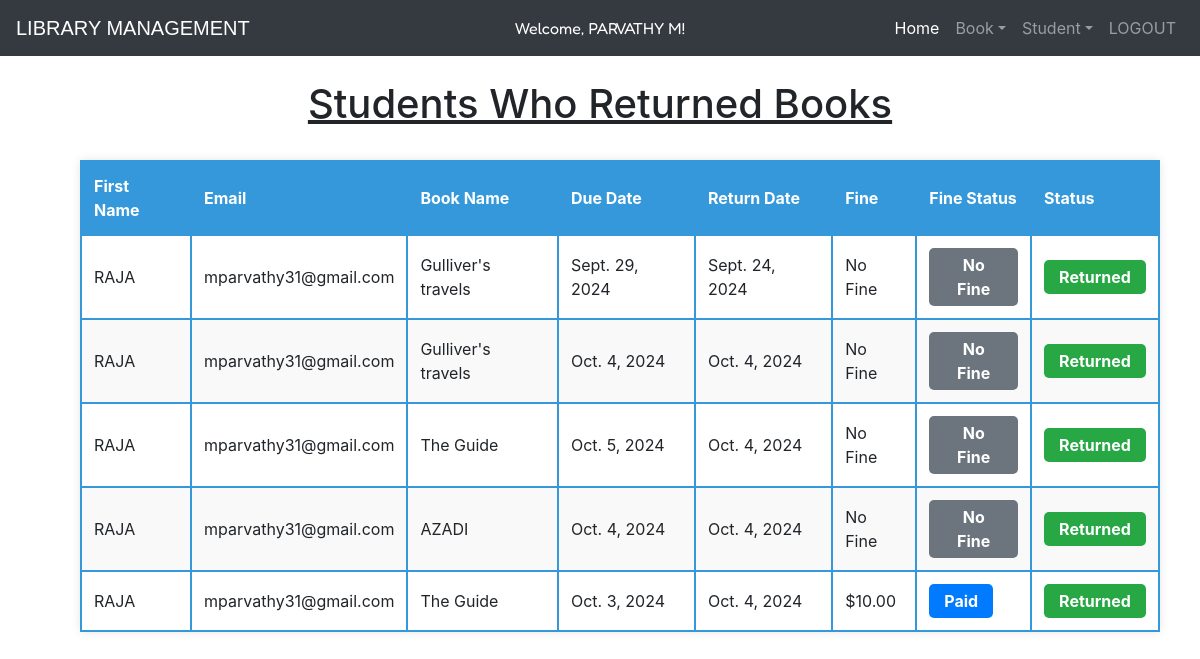
The page /students-returned-books/ (signed in) on the database its author committed.
### app/models.py (models this page shows, shortened)
class customuser(AbstractUser):
    phone = models.CharField(max_length=15, blank=True, null=True)
    is_admin = models.BooleanField(default=False)
    is_user = models.BooleanField(default=False)
    branch = models.CharField(max_length=100, blank=True)  # Make sure this field exists
    enrollment = models.CharField(max_length=15, blank=True, null=True)

class Book(models.Model):
    catchoice= [
        ('education', 'Education'),
        ('entertainment', 'Entertainment'),
        ('comics', 'Comics'),
        ('biography', 'Biography'),
        ('history', 'History'),
        ('novel', 'Novel'),
        ('fantasy', 'Fantasy'),
        ('thriller', 'Thriller'),
        ('romance', 'Romance'),
        ('scifi','Sci-Fi')
        ]
    name=models.CharField(max_length=30)
    isbn=models.PositiveIntegerField()
    author=models.CharField(max_length=40)
    price = models.DecimalField(max_digits=10, decimal_places=2)
    category=models.CharField(max_length=30,choices=catchoice,default='education')
    cover = models.ImageField(upload_to='app/cover', null=True, blank=True)
    issue_date = models.DateField(default=timezone.now)
    due_date = models.DateField(null=True, blank=True)
    is_active = models.BooleanField(default=True)
    is_sold = models.BooleanField(default=False)  # Add this field
    sold_to = models.ForeignKey(customuser, on_delete=models.SET_NULL, null=True, blank=True, related_name='purchased_books')
    is_issued= models.BooleanField(default=False)  # Add this field

class BookIssue(models.Model):
    student = models.ForeignKey(customuser, on_delete=models.CASCADE, limit_choices_to={'is_user': True})
    book = models.ForeignKey(Book, on_delete=models.CASCADE)
    issue_date = models.DateField(default=timezone.now)
    due_date = models.DateField(null=True, blank=True)
    return_date = models.DateField(null=True, blank=True)
    is_returned = models.BooleanField(default=False)  #
    is_active = models.BooleanField(default=True)
    order = models.ForeignKey(Order, on_delete=models.CASCADE, null=True, blank=True)  # Add this line
    fine = models.DecimalField(max_digits=5, decimal_places=2, default=0.00)  # Add this field
    is_sold = models.BooleanField(default=False)
    fine_paid = models.BooleanField(default=False)  # Add this field

### app/views.py (the view, shortened to what this page needs)
# urls.py: path('students-returned-books/', views.students_who_returned_books, name='students_who_returned_books'),
@user_passes_test(is_admin_user)
@login_required(login_url='adminlogin')
def students_who_returned_books(request):
    book_issues = BookIssue.objects.all()
    student_book_info = []
    for issue in book_issues:
        student_book_info.append({
            'student': issue.student,
            'book': issue.book,
            'due_date': issue.due_date,
            'return_date': issue.return_date if issue.is_returned else 'Not Returned',
            'status': 'Returned' if issue.is_returned else 'Not Returned',
            'fine': issue.fine,
            'fine_paid': issue.fine_paid,
            'issue_id': issue.id
        })
    return render(request, 'students_who_returned_books.html', {'student_book_info': student_book_info})

### app/views.py (called while the page is built)
def is_admin_user(user):
    return user.is_authenticated and user.is_admin

### templates/students_who_returned_books.html (shortened to what this page needs)
<!DOCTYPE html>
<html lang="en">
<head>
</head>
<body>
    {% include 'base2.html' %}
    <div class="content">
        <h1 style="margin-top: 80px; text-align: center; text-decoration: underline;">Students Who Returned Books</h1>
        <br>
        <table class="styled-table">
            <thead>
                <tr>
                    <th>First Name</th>
                    <th>Email</th>
                    <th>Book Name</th>
                    <th>Due Date</th>
                    <th>Return Date</th>
                    <th>Fine</th>
                    <th>Fine Status</th>
                    <th>Status</th>
                </tr>
            </thead>
            <tbody>
                {% for info in student_book_info %}
                    <tr>
                        <td>{{ info.student.first_name }}</td>
                        <td>{{ info.student.email }}</td>
                        <td>{{ info.book.name }}</td>
                        <td>{{ info.due_date }}</td>
                        <td>{{ info.return_date }}</td>
                        <td>
                            {% if info.fine > 0 %}
                                ${{ info.fine }}
                            {% else %}
                                No Fine
                            {% endif %}
                        </td>
                        <td>
                            {% if info.fine > 0 %}
                                <span class="status-button {% if info.fine_paid %}status-paid{% else %}status-unpaid{% endif %}">
                                    {% if info.fine_paid %}Paid{% else %}Unpaid{% endif %}
                                </span>
                            {% else %}
                                <span class="status-button status-no-fine">No Fine</span>
                            {% endif %}
                        </td>
                        <td>
                            <span class="status-button {% if info.status == 'Returned' %}status-returned{% else %}status-not-returned{% endif %}">
                                {{ info.status }}
                            </span>
                        </td>
                    </tr>
                {% empty %}
                    <tr>
                        <td colspan="8">No records found.</td>
                    </tr>
                {% endfor %}
            </tbody>
        </table>
    </div>
    <br><br><br><br><br>
</body>
</html>

### templates/base2.html (shortened to what this page needs)
<!DOCTYPE html>
{% load static %}
<html lang="en">
<head>
    <link rel="stylesheet" href="https://stackpath.bootstrapcdn.com/bootstrap/4.3.1/css/bootstrap.min.css">
    <link rel="stylesheet" href="https://maxcdn.bootstrapcdn.com/font-awesome/4.7.0/css/font-awesome.min.css">
</head>
<body>
<div class="bs-example">
    <nav class="navbar navbar-expand-md bg-dark navbar-dark fixed-top">
        <a href="/" class="navbar-brand">LIBRARY MANAGEMENT</a>
        <div class="collapse navbar-collapse">
            <div style="color: white;position: absolute; left: 50%;transform: translateX(-50%); font-family: Fredoka, sans-serif;  font-optical-sizing: auto  ; font-style: normal;">
                {% if user.is_authenticated %}
                    Welcome, {{ user.first_name }}!
                {% endif %}
            </div>
            <div class="navbar-nav ml-auto">
                <a href="{% url 'admindashboard' %}" class="nav-item nav-link active">Home</a>
                <div class="nav-item dropdown">
                    <a href="#" class="nav-link dropdown-toggle" data-toggle="dropdown">Book</a>
                </div>
                <div class="nav-item dropdown">
                    <a href="#" class="nav-link dropdown-toggle" data-toggle="dropdown">Student</a>
                </div>
                <a href="{% url 'logout' %}" class="nav-item nav-link">LOGOUT</a>
            </div>
        </div>
    </nav>
</div>
</body>
</html>

### templates/students_who_returned_books.html (style rules this page uses)
.styled-table { width: 90%; margin-left: 80px; text-align: center; border-collapse: collapse; box-shadow: 0 0 10px rgba(0, 0, 0, 0.1); }
.styled-table th, .styled-table td { border: 2px solid #3498db; padding: 12px; text-align: left; }
.styled-table th { background-color: #3498db; color: #fff; }
.styled-table tr:nth-child(even) { background-color: #f9f9f9; }
.styled-table tr:nth-child(odd) { background-color: #fff; }
.status-button { display: inline-block; padding: 5px 15px; border-radius: 5px; color: #fff; font-weight: bold; text-align: center; text-decoration: none; cursor: default; }
.status-returned { background-color: #28a745; }
.status-paid { background-color: #007bff; }
.status-no-fine { background-color: #6c757d; }

### templates/base2.html (style rules this page uses)
.bs-example { margin: 0px; }
.navbar-brand { font-size: 20px; font-family: sans-serif; }

### rows shown on the page
customuser: first_name "PARVATHY M"
customuser: student.first_name "RAJA", student.email "mparvathy31@gmail.com", book.name "Gulliver's travels", due_date "Sept. 29, 2024", return_date "Sept. 24, 2024", shows "No Fine", status "Returned", due_date "Oct. 4, 2024", return_date "Oct. 4, 2024", book.name "The Guide", due_date "Oct. 5, 2024", book.name "AZADI", due_date "Oct. 3, 2024", fine "10.00", shows "Paid"
